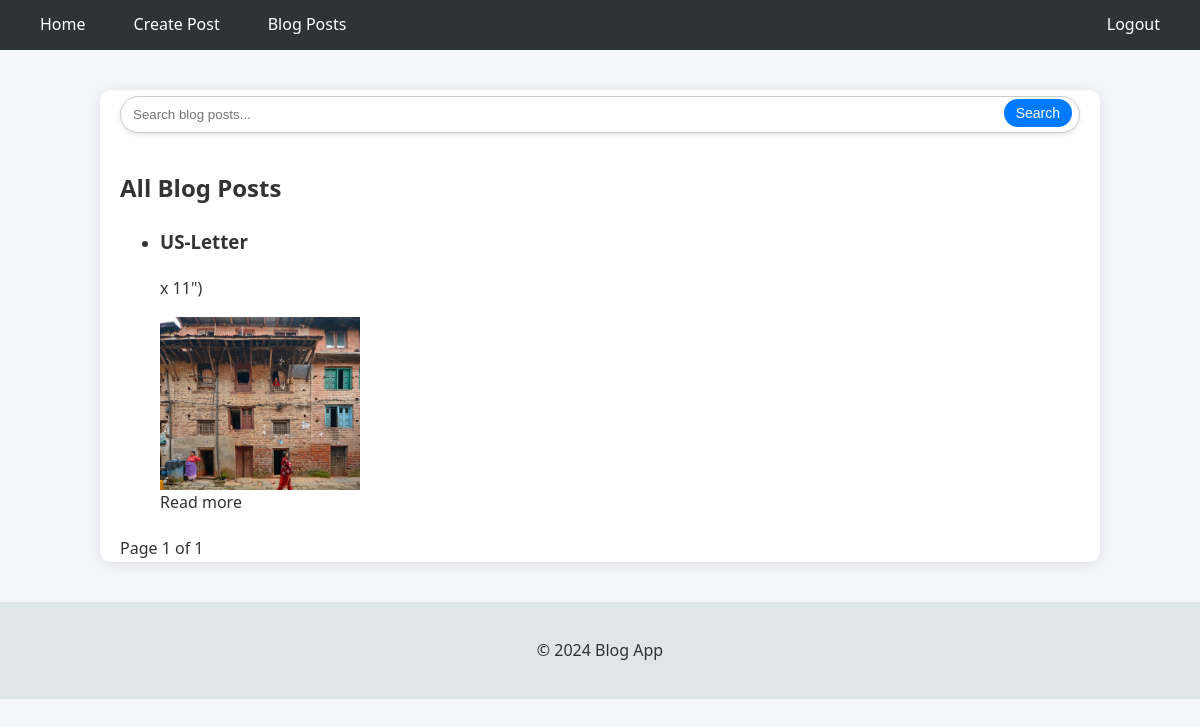
Page /blog/ (signed in) on the committed database.
### blog_post/models.py (models this page shows, shortened)
class BlogPost(models.Model):
    title = models.CharField(max_length=200)
    content = models.TextField()
    image = models.ImageField(upload_to='blog_images/', blank=True, null=True)
    created_at = models.DateTimeField(auto_now_add=True)
    updated_at = models.DateTimeField(auto_now=True)
    author = models.ForeignKey(User, on_delete=models.CASCADE, default=None)
    class Meta:
        ordering = ['-created_at']

### blog_post/views.py (the view)
# urls.py: path('blog/', views.blog_post_list, name='BlogPostList'),
@login_required(login_url='login')  # Redirect to login if not authenticated
def blog_post_list(request):
    query = request.GET.get('q', '')
    if query:
        posts = BlogPost.objects.filter(
            Q(author=request.user) & (Q(title__icontains=query) | Q(content__icontains=query))
        )
    else:
        posts = BlogPost.objects.filter(author=request.user)
    posts = posts.order_by('-updated_at')
    paginator = Paginator(posts, 8)  # 8 posts per page
    page_number = request.GET.get('page')
    page_obj = paginator.get_page(page_number)
    context = {
        'posts': page_obj,
        'query': query
    }
    return render(request, 'blog_list.html', context)

### templates/blog_list.html (shortened to what this page needs)
{% extends "base.html" %}
{% block content %}
<form method="get" action="{% url 'BlogPostList' %}" style="max-width: 1000px; margin-bottom: 20px;">
    <div style="position: relative;">
        <input
            type="text"
            name="q"
            placeholder="Search blog posts..."
            value="{{ request.GET.q }}"
            style="
                width: 100%;
                padding: 10px 45px 10px 12px;
                border: 1px solid #ccc;
                border-radius: 25px;
                outline: none;
                box-shadow: 0 2px 4px rgba(0,0,0,0.1);
            "
        >
        <button
            type="submit"
            style="
                position: absolute;
                right: 8px;
                top: 40%;
                transform: translateY(-50%);
                padding: 6px 12px;
                border: none;
                background-color: #007bff;
                color: white;
                border-radius: 20px;
                cursor: pointer;
                font-size: 14px;
            "
        >Search</button>
    </div>
</form>
{% if request.GET.q %}
    <h2>Search Results for "{{ request.GET.q }}"</h2>
    {% if posts %}
        <ul>
            {% for post in posts %}
            <li style="margin-bottom: 20px;">
                <h3>{{ post.title }}</h3>
                <p>{{ post.content|truncatewords:40 }}</p>
                {% if post.image %}
                <img src="{{ post.image.url }}" alt="{{ post.title }}" style="max-width: 200px; max-height: 200px;">
                {% endif %}
                <a href="{% url 'BlogPostDetail' post.id %}">Read more</a>
            </li>
            {% endfor %}
        </ul>
        <div class="pagination">
            {% if posts.has_previous %}
                <a href="?page={{ posts.previous_page_number }}&q={{ request.GET.q }}">Previous</a>
            {% endif %}
            <span>Page {{ posts.number }} of {{ posts.paginator.num_pages }}</span>
            {% if posts.has_next %}
                <a href="?page={{ posts.next_page_number }}&q={{ request.GET.q }}">Next</a>
            {% endif %}
        </div>
    {% else %}
        <p>No blog posts found for "{{ request.GET.q }}".</p>
    {% endif %}
{% else %}
    <h2>All Blog Posts</h2>
    {% if posts %}
        <ul>
            {% for post in posts %}
            <li style="margin-bottom: 20px;">
                <h3>{{ post.title }}</h3>
                <p>{{ post.content|truncatewords:40 }}</p>
                {% if post.image %}
                <img src="{{ post.image.url }}" alt="{{ post.title }}" style="max-width: 200px; max-height: 200px;">
                {% endif %}
                <a href="{% url 'BlogPostDetail' post.id %}">Read more</a>
            </li>
            {% endfor %}
        </ul>
        <div class="pagination">
            <span>Page {{ posts.number }} of {{ posts.paginator.num_pages }}</span>
        </div>
    {% else %}
        <p>No blog posts found.</p>
    {% endif %}
{% endif %}
{% endblock %}

### static/css/style.css (style rules this page uses)
body { margin: 0; font-family: 'Segoe UI', 'Roboto', sans-serif; background-color: #f4f6f9; color: #333; line-height: 1.6; }
a { text-decoration: none; color: inherit; }
img { max-width: 100%; display: block; }
button, .btn-primary, .btn-secondary, .btn-danger { padding: 10px 18px; border: none; border-radius: 6px; cursor: pointer; font-weight: 500; transition: background-color 0.3s ease; }
input[type="text"], input[type="email"], input[type="file"], textarea { width: 100%; padding: 10px; margin-top: 6px; margin-bottom: 16px; border: 1px solid #ccc; border-radius: 6px; box-sizing: border-box; }

### rows in the picture
BlogPost: title "US-Letter", content "x 11\")", image (picture)

### other values in the picture
{{ posts.number }} "1"
{{ posts.paginator.num_pages }} "1"
